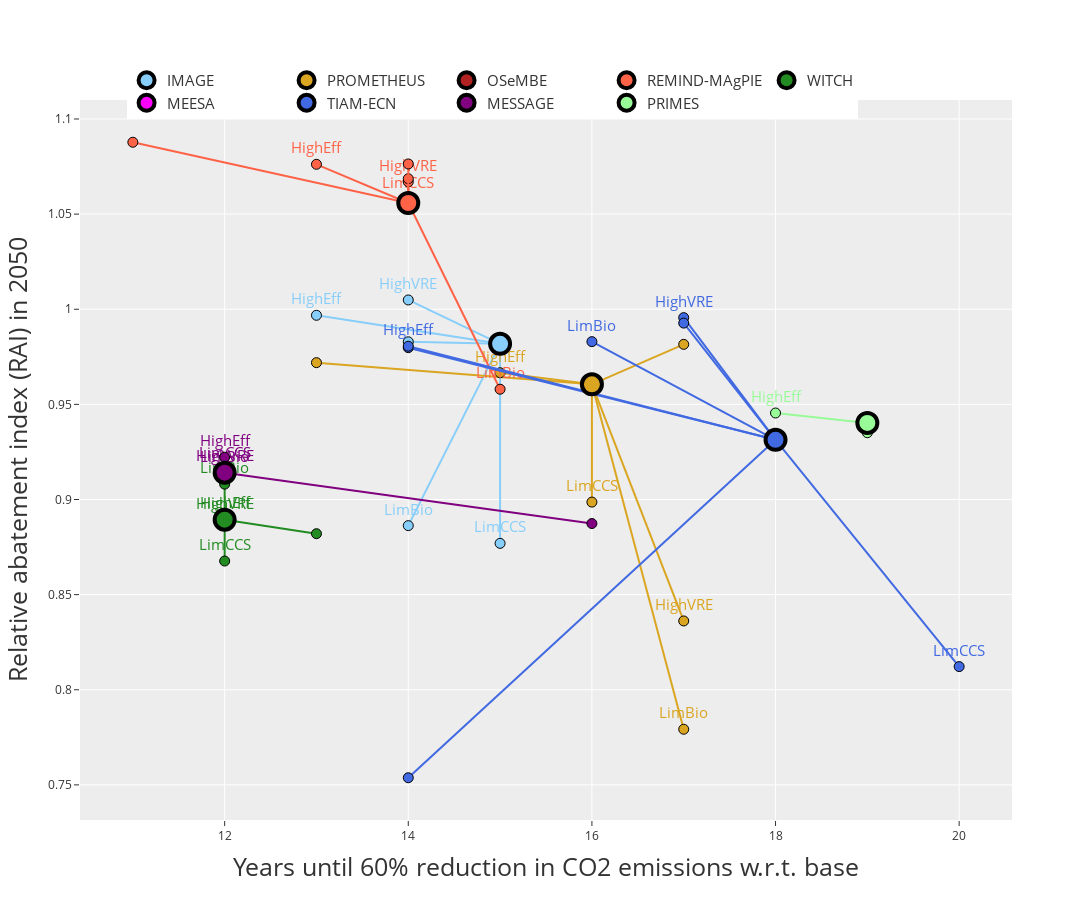

This figure's notebook cell:
### Markdown cell above
## Plot I: Sensitivity

### Code cell
var_x = XR_i.RedTimescale.sel(Model=Models_noec)
var_y = XR_i.RAI.sel(Time=2050, Model=Models_noec)

fig = make_subplots(rows=1, cols=1,
                horizontal_spacing = 0.08, vertical_spacing=0.12)

for m_i, m in enumerate(Models_noec):
        for s in ['DIAG-C400-lin-LimBio',
                'DIAG-C400-lin-LimCCS',
                'DIAG-C400-lin-LimNuclear',
                'DIAG-C400-lin-HighVRE',
                'DIAG-C400-lin-HighElectrification',
                'DIAG-C400-lin-HighH2',
                'DIAG-C400-lin-ResidualFossil',
                'DIAG-C400-lin-HighEff']:
                t = ""
                if s in ['DIAG-C400-lin-LimBio',
                #'DIAG-C400-lin-HighElectrification',
                'DIAG-C400-lin-HighVRE',
                #'DIAG-C400-lin-ResidualFossil'
                'DIAG-C400-lin-LimCCS',
                'DIAG-C400-lin-HighEff']: t = s[14:]
                fig.add_trace(go.Scatter(x=[var_x.sel(Scenario="DIAG-C400-lin", Model=m), var_x.sel(Scenario=s, Model=m)],
                                        y=[var_y.sel(Scenario="DIAG-C400-lin", Model=m), var_y.sel(Scenario=s, Model=m)], name=m,
                                        mode='lines+markers+text',
                                        showlegend=False,
                                        line={'width': 2, 'dash': 'solid'},
                                        text=["", t],
                                        textfont = dict(color=ModelCols_noec[m_i], size=15),
                                        hovertemplate='<b>%{text}</b> <br>'+"RAI"+': %{y:.2f} <br>'+"Timescale"+': %{x:.2f}',
                                        marker={"color": ModelCols_noec[m_i],
                                                "size": 10,
                                                "line": {"color": "black", "width": 1}}
                                        ), 1, 1)
                                        
for m_i, m in enumerate(Models_noec):
        fig.add_trace(go.Scatter(x=[var_x.sel(Scenario="DIAG-C400-lin", Model=m)],
                                y=[var_y.sel(Scenario="DIAG-C400-lin", Model=m)],
                                mode='markers',
                                showlegend=True, line_width=4,
                                name=Models_raw_noec[m_i],
                                text="DIAG-C400-lin",
                                hovertemplate='<b>DIAG-C400-lin</b> <br>'+"RAI"+': %{y:.2f} <br>'+"Timescale"+': %{x:.2f}',
                                marker={"color": ModelCols_noec[m_i],
                                        "size": 20,
                                        "line": {"color": "black", "width": 4}}
                                ), 1, 1)

fig.update_xaxes(row=1, col=1, title="Years until 60% reduction in CO2 emissions w.r.t. base", title_font_size=25)#, range=(7, 23))
fig.update_yaxes(row=1, col=1, title="Relative abatement index (RAI) in 2050", title_font_size=25)

fig.update_traces(textposition='top center')
fig.update_annotations(font_size=15)
fig.update_layout(legend=dict(x=0.05, y=1.05, orientation="h", font_size=15))
fig.update_layout(height=900, width=1500)#autosize=True)
fig.update_layout(template="ggplot2")
fig.show()
fig_sens_ls = fig
